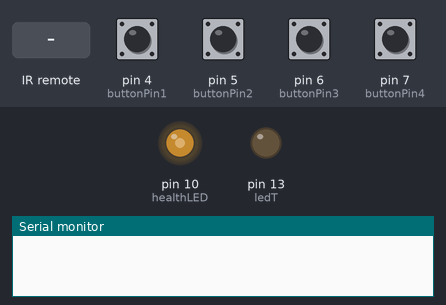
The sketch below on a simulated Arduino Uno, built with avr-gcc and run on an emulated ATmega328P. Shown: output pins drawn as LEDs (lit = HIGH), the last lines printed to the serial monitor. The inputs (shaded band) are chosen by the test bench; at power-on: pin 4 (buttonPin1), pin 5 (buttonPin2), pin 6 (buttonPin3), pin 7 (buttonPin4) LOW.

Above: at 1.2 s.
1.3 s: pin 7 (buttonPin4) pulled HIGH for 1 s
At 1.6 s:
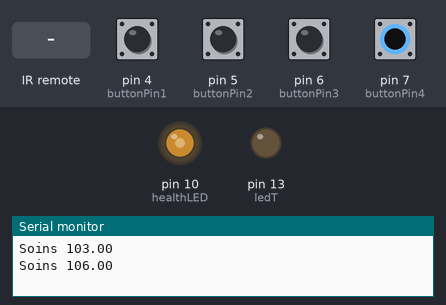
3.8 s: infrared code 0x1 received
At 3.9 s:
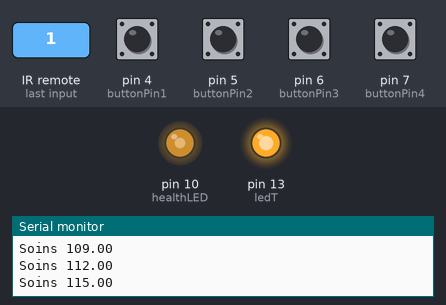
8.6 s: pin 7 (buttonPin4) pulled HIGH for 0.15 s
At 9.2 s:
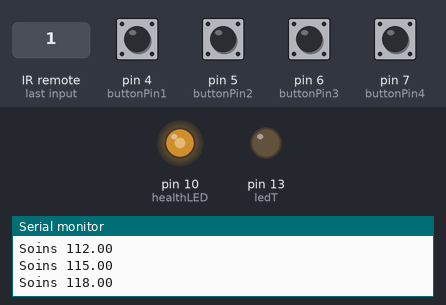
10.2 s: infrared code 0x2 received
At 10.3 s:
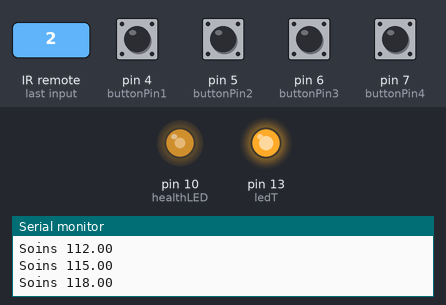
Timing chart, 0 to 12.9 s (numbered marks = the images above; inputs shaded):
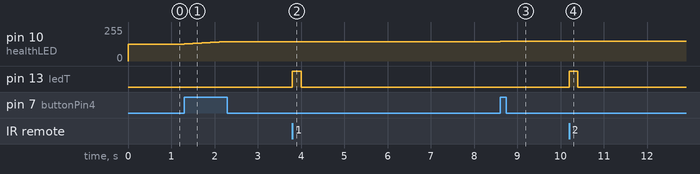

Measured:
- after the input at 1.3 s, pin 10 (healthLED): moves from 127/255 to 146/255 over 0.80 s, starting at once
- after the input at 3.8 s, pin 13 (ledT): LOW → HIGH at once, → LOW 0.20 s later
- after the input at 8.6 s, pin 10 (healthLED): 146/255 → 150/255 at once
- after the input at 10.2 s, pin 13 (ledT): LOW → HIGH at once, → LOW 0.20 s later

The sketch:

module_1.0.31.ino
```cpp
#include <IRremote.h>

int RECV_PIN = 11;
IRrecv irrecv(RECV_PIN);
IRsend irsend;          // pour la Led IR = toujours sortie 3PWM

// pour la Led IR = toujours sortie 3PWM
const int buttonPin1 = 4;     // the number of the pushbutton pin
const int buttonPin2 = 5;
const int buttonPin3 = 6;
const int buttonPin4 = 7;
const int healthLED = 10 ;
const int ledT =  13;      // Led témoin (réception)
int intenHL = 0 ;          //intensité healthLed


unsigned long Temps = 0;     //horloge
unsigned long Cible = 0;     //temps-cible led
unsigned long Cible1 = 0;    // tc sort 1
unsigned long Cible2 = 0;
unsigned long Cible3 = 0;
const long inertie = 200 ;   // cooldown led 13
const long cooldown1 = 200 ;
const long cooldown2 = 2000 ;

float health = 100 ;
float degFinaux = 0 ;
int degHealth = 0 ;
int degDeg = 0 ;
float degDef = 0 ;
int message = 0 ;
int Mort = 0 ;
String messagestr ;

int buttonState1 = 0;         // variable for reading the pushbutton status
int buttonState2 = 0;
int buttonState3 = 0;
int buttonState4 = 0;

int state = 0;
int flag = 0;        // make sure that you return the state only once


decode_results results;

void setup() {
  Serial.begin(9600);

  pinMode(healthLED, OUTPUT);
  pinMode(ledT, OUTPUT);

  pinMode(buttonPin1, INPUT);
  pinMode(buttonPin2, INPUT);
  pinMode(buttonPin3, INPUT);
  pinMode(buttonPin4, INPUT);

  irrecv.enableIRIn(); // Start the receiver
  health = 100 ;
}


void attaqueSend() {
        irsend.sendSony(0xa10, 12);
        Cible1 = Temps + cooldown1 ;   // heure pour réutiliser le sort = instant T + cooldown
        irrecv.enableIRIn();
        Serial.println("Attaque");
        }

void attaque2Send() {
        irsend.sendSony(0xb10, 12);
        Cible2 = Temps + cooldown2 ;   // heure pour réutiliser le sort = instant T + cooldown
        irrecv.enableIRIn();
        Serial.println("Grosse attaque !");
        }

void attaqueRcv () {
    degDeg = -5 ;
    }

void attaque2Rcv() {
    degDeg = -15 ;
    }

int defenseRcv(int val) {
switch (val) {
  case 1:
    degDef = 0.5 ;
    break;
  case 2:
    degDef = 1 ;
    break;
    }
  }

void soinsRcv() {
    degHealth = 3 ;
    Cible3 = Temps + cooldown1 ;
    Serial.print("Soins ");
    }

void mort() {
       //health = 0 ;
       analogWrite(healthLED, 0);
       Mort = Mort + 1 ;
       Serial.print("Player 1 est mort ");
       Serial.print(Mort);
       Serial.println(" fois.");

delay (5000) ;    //nope
health = 100 ;
}


void dump(decode_results *results) {
  // Dumps out the decode_results structure.
  // Call this after IRrecv::decode()
  int count = results->rawlen;


  if (results->decode_type == UNKNOWN) {
    Serial.print("Unknown encoding: ");
  }
  else if (results->decode_type == RC5) {
    Serial.print("Decoded RC5: ");
  }
  Serial.print(results->value, HEX);
  Serial.print(" (");
  Serial.print(results->bits, DEC);
  Serial.println(" bits)");
  Serial.print("Raw (");
  Serial.print(count, DEC);
  Serial.print("): ");
  for (int i = 1; i < count; i++) {
    if (i & 1) {
      Serial.print(results->rawbuf[i]*USECPERTICK, DEC);
    }
    else {
      Serial.write('-');
      Serial.print((unsigned long) results->rawbuf[i]*USECPERTICK, DEC);
    }
    Serial.print(" ");
  }
  Serial.println();
}


void loop() {
    Temps = millis() ;

    intenHL = 2.55 * health / 2 ;
    intenHL = constrain(intenHL, 0, 255);
    analogWrite(healthLED, intenHL) ;

///////////////////////////////////////////////////////////////
////////////////////////////BOUTONS////////////////////////////
///////////////////////////////////////////////////////////////

  buttonState1 = digitalRead(buttonPin1);
  buttonState2 = digitalRead(buttonPin2);
  buttonState3 = digitalRead(buttonPin3);
  buttonState4 = digitalRead(buttonPin4);

  if (buttonState1 == HIGH && Temps > Cible1 ) {attaqueSend();}           // bouton 1 : attaque canalisée
  if (buttonState2 == HIGH && Temps > Cible2 ) {attaque2Send();}          // bouton 2 : grosse attaque
  if (buttonState3 == HIGH ) {defenseRcv(1);}                             // bouton 3 : réduit les dégâts
        else if (buttonState3 == LOW) {defenseRcv(2);}
  if (buttonState4 == HIGH && Temps > Cible3 ) {soinsRcv();}              // bouton 4 : soins


///////////////////////////////////////////////////////////////
/////////////////////////RECEPTION/////////////////////////////
///////////////////////////////////////////////////////////////

  if (irrecv.decode(&results)) {
    digitalWrite(ledT, HIGH);
    Cible = Temps + inertie ; //si quelque chose, cible marque le temps et anticipe (temps cible) pour la Led 13

    //dump(&results);
    irrecv.resume(); // Receive the next value

    message = int(results.value);
    //Serial.println(message);
    }
       if (message == 2576 && health > 0) {attaqueRcv();}   //a10 2576 : grosse attaque
       if (message == 2832 && health > 0) {attaque2Rcv();}    //b10 2832 : dégâts

///////////////////////////////////////////////////////////////
/////////////////////////////SANTE/////////////////////////////
///////////////////////////////////////////////////////////////

       degFinaux = degDef * degDeg + degHealth  ;
       health = health + degFinaux ;
         if (degFinaux != 0 ) {Serial.println(health);}
         if (health <= 0 ) { mort();}
      /* if (health >= 100) {
         Serial.println("Vie au maximum.") ;
         health = 100 ;
}
*/

degFinaux = 0 ;
degHealth = 0 ;
degDeg = 0 ;
degDef = 0 ;
message = 0;
if ( Temps >= Cible){ digitalWrite(ledT, LOW);}  //si temps actu sup ou égal cible, stop lumière


}
```
